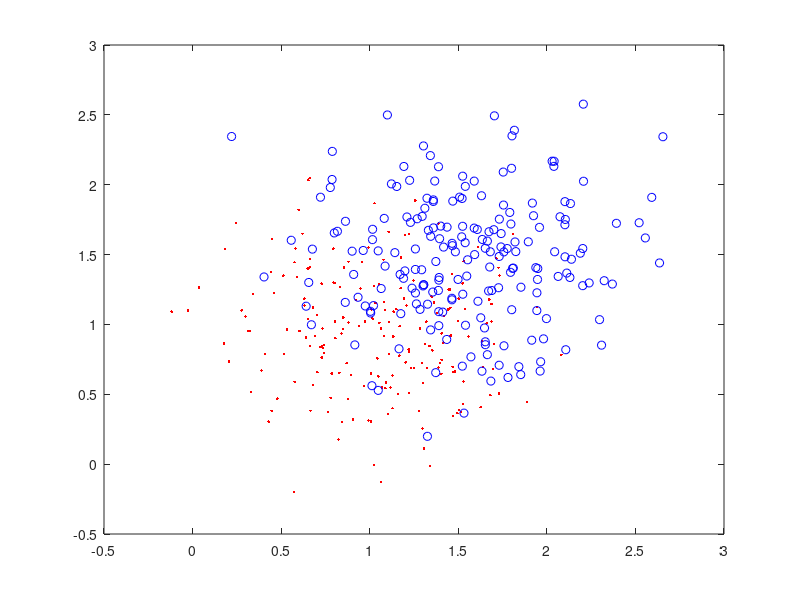

This chart was generated by the following MATLAB code: (Note: this script raises an error after producing the figure.)
close all; clc; clear; rand('seed',0); randn('seed',0);

%% Dataset
mu1 = [ 1, 1 ].';
mu2 = [ 1.5, 1.5 ].';
sigmasSquared = 0.2; 
d = size(mu1,1); 
 
nFeats = 200; 
 
X1 = mvnrnd( mu1, sigmasSquared*eye(d), nFeats ); 
X2 = mvnrnd( mu2, sigmasSquared*eye(d), nFeats ); 
 
figure(1), plot(X1(:,1),X1(:,2),'r.', X2(:,1),X2(:,2),'bo');

X = [X1; X2];
y = [zeros(nFeats,1); ones(nFeats,1)];

%% Generate the classifier
t = TreeBagger(3,X,y);

%% Compute the classification error on the training set
yfit = str2num(cell2mat(predict(t,X)));
fprintf('\nTr Set Accuracy: %f\n', mean(yfit == y) * 100);





